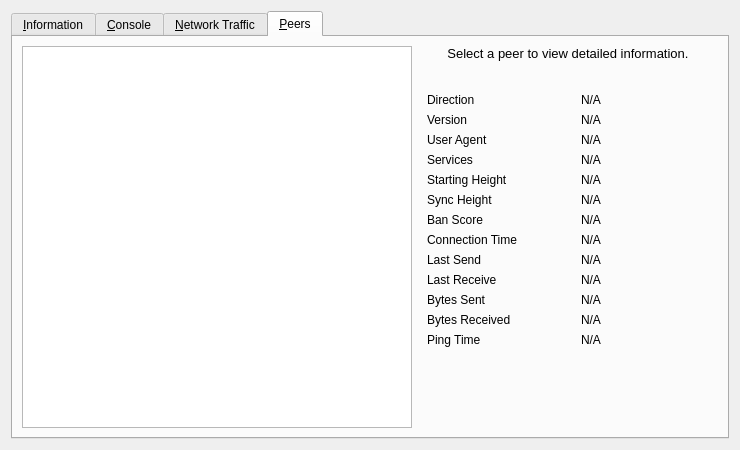
<?xml version="1.0" encoding="UTF-8"?>
<ui version="4.0">
 <class>RPCConsole</class>
 <widget class="QDialog" name="RPCConsole">
  <property name="geometry">
   <rect>
    <x>0</x>
    <y>0</y>
    <width>740</width>
    <height>450</height>
   </rect>
  </property>
  <property name="windowTitle">
   <string>Debug window</string>
  </property>
  <layout class="QVBoxLayout" name="verticalLayout_2">
   <item>
    <widget class="QTabWidget" name="tabWidget">
     <property name="currentIndex">
      <number>3</number>
     </property>
     <widget class="QWidget" name="tab_info">
      <attribute name="title">
       <string>&amp;Information</string>
      </attribute>
      <layout class="QGridLayout" name="gridLayout" columnstretch="0,1">
       <property name="horizontalSpacing">
        <number>12</number>
       </property>
       <item row="0" column="0">
        <widget class="QLabel" name="label_9">
         <property name="font">
          <font>
           <weight>75</weight>
           <bold>true</bold>
          </font>
         </property>
         <property name="text">
          <string>General</string>
         </property>
        </widget>
       </item>
       <item row="1" column="0">
        <widget class="QLabel" name="label_5">
         <property name="text">
          <string>Client name</string>
         </property>
        </widget>
       </item>
       <item row="1" column="1">
        <widget class="QLabel" name="clientName">
         <property name="cursor">
          <cursorShape>IBeamCursor</cursorShape>
         </property>
         <property name="text">
          <string>N/A</string>
         </property>
         <property name="textFormat">
          <enum>Qt::PlainText</enum>
         </property>
         <property name="textInteractionFlags">
          <set>Qt::LinksAccessibleByMouse|Qt::TextSelectableByKeyboard|Qt::TextSelectableByMouse</set>
         </property>
        </widget>
       </item>
       <item row="2" column="0">
        <widget class="QLabel" name="label_6">
         <property name="text">
          <string>Client version</string>
         </property>
        </widget>
       </item>
       <item row="2" column="1">
        <widget class="QLabel" name="clientVersion">
         <property name="cursor">
          <cursorShape>IBeamCursor</cursorShape>
         </property>
         <property name="text">
          <string>N/A</string>
         </property>
         <property name="textFormat">
          <enum>Qt::PlainText</enum>
         </property>
         <property name="textInteractionFlags">
          <set>Qt::LinksAccessibleByMouse|Qt::TextSelectableByKeyboard|Qt::TextSelectableByMouse</set>
         </property>
        </widget>
       </item>
       <item row="3" column="0">
        <widget class="QLabel" name="label_14">
         <property name="text">
          <string>Using OpenSSL version</string>
         </property>
         <property name="indent">
          <number>10</number>
         </property>
        </widget>
       </item>
       <item row="3" column="1">
        <widget class="QLabel" name="openSSLVersion">
         <property name="cursor">
          <cursorShape>IBeamCursor</cursorShape>
         </property>
         <property name="text">
          <string>N/A</string>
         </property>
         <property name="textFormat">
          <enum>Qt::PlainText</enum>
         </property>
         <property name="textInteractionFlags">
          <set>Qt::LinksAccessibleByMouse|Qt::TextSelectableByKeyboard|Qt::TextSelectableByMouse</set>
         </property>
        </widget>
       </item>
       <item row="4" column="0">
        <widget class="QLabel" name="label_berkeleyDBVersion">
         <property name="text">
          <string>Using BerkeleyDB version</string>
         </property>
         <property name="indent">
          <number>10</number>
         </property>
        </widget>
       </item>
       <item row="4" column="1">
        <widget class="QLabel" name="berkeleyDBVersion">
         <property name="cursor">
          <cursorShape>IBeamCursor</cursorShape>
         </property>
         <property name="text">
          <string>N/A</string>
         </property>
         <property name="textFormat">
          <enum>Qt::PlainText</enum>
         </property>
         <property name="textInteractionFlags">
          <set>Qt::LinksAccessibleByMouse|Qt::TextSelectableByKeyboard|Qt::TextSelectableByMouse</set>
         </property>
        </widget>
       </item>
       <item row="5" column="0">
        <widget class="QLabel" name="label_12">
         <property name="text">
          <string>Build date</string>
         </property>
        </widget>
       </item>
       <item row="5" column="1">
        <widget class="QLabel" name="buildDate">
         <property name="cursor">
          <cursorShape>IBeamCursor</cursorShape>
         </property>
         <property name="text">
          <string>N/A</string>
         </property>
         <property name="textFormat">
          <enum>Qt::PlainText</enum>
         </property>
         <property name="textInteractionFlags">
          <set>Qt::LinksAccessibleByMouse|Qt::TextSelectableByKeyboard|Qt::TextSelectableByMouse</set>
         </property>
        </widget>
       </item>
       <item row="6" column="0">
        <widget class="QLabel" name="label_13">
         <property name="text">
          <string>Startup time</string>
         </property>
        </widget>
       </item>
       <item row="6" column="1">
        <widget class="QLabel" name="startupTime">
         <property name="cursor">
          <cursorShape>IBeamCursor</cursorShape>
         </property>
         <property name="text">
          <string>N/A</string>
         </property>
         <property name="textFormat">
          <enum>Qt::PlainText</enum>
         </property>
         <property name="textInteractionFlags">
          <set>Qt::LinksAccessibleByMouse|Qt::TextSelectableByKeyboard|Qt::TextSelectableByMouse</set>
         </property>
        </widget>
       </item>
       <item row="7" column="0">
        <widget class="QLabel" name="label_11">
         <property name="font">
          <font>
           <weight>75</weight>
           <bold>true</bold>
          </font>
         </property>
         <property name="text">
          <string>Network</string>
         </property>
        </widget>
       </item>
       <item row="8" column="0">
        <widget class="QLabel" name="label_8">
         <property name="text">
          <string>Name</string>
         </property>
        </widget>
       </item>
       <item row="8" column="1">
        <widget class="QLabel" name="networkName">
         <property name="cursor">
          <cursorShape>IBeamCursor</cursorShape>
         </property>
         <property name="text">
          <string>N/A</string>
         </property>
         <property name="textFormat">
          <enum>Qt::PlainText</enum>
         </property>
         <property name="textInteractionFlags">
          <set>Qt::LinksAccessibleByMouse|Qt::TextSelectableByKeyboard|Qt::TextSelectableByMouse</set>
         </property>
        </widget>
       </item>
       <item row="9" column="0">
        <widget class="QLabel" name="label_7">
         <property name="text">
          <string>Number of connections</string>
         </property>
        </widget>
       </item>
       <item row="9" column="1">
        <widget class="QLabel" name="numberOfConnections">
         <property name="cursor">
          <cursorShape>IBeamCursor</cursorShape>
         </property>
         <property name="text">
          <string>N/A</string>
         </property>
         <property name="textFormat">
          <enum>Qt::PlainText</enum>
         </property>
         <property name="textInteractionFlags">
          <set>Qt::LinksAccessibleByMouse|Qt::TextSelectableByKeyboard|Qt::TextSelectableByMouse</set>
         </property>
        </widget>
       </item>
       <item row="10" column="0">
        <widget class="QLabel" name="label_10">
         <property name="font">
          <font>
           <weight>75</weight>
           <bold>true</bold>
          </font>
         </property>
         <property name="text">
          <string>Block chain</string>
         </property>
        </widget>
       </item>
       <item row="11" column="0">
        <widget class="QLabel" name="label_3">
         <property name="text">
          <string>Current number of blocks</string>
         </property>
        </widget>
       </item>
       <item row="11" column="1">
        <widget class="QLabel" name="numberOfBlocks">
         <property name="cursor">
          <cursorShape>IBeamCursor</cursorShape>
         </property>
         <property name="text">
          <string>N/A</string>
         </property>
         <property name="textFormat">
          <enum>Qt::PlainText</enum>
         </property>
         <property name="textInteractionFlags">
          <set>Qt::LinksAccessibleByMouse|Qt::TextSelectableByKeyboard|Qt::TextSelectableByMouse</set>
         </property>
        </widget>
       </item>
       <item row="12" column="0">
        <widget class="QLabel" name="label_2">
         <property name="text">
          <string>Last block time</string>
         </property>
        </widget>
       </item>
       <item row="12" column="1">
        <widget class="QLabel" name="lastBlockTime">
         <property name="cursor">
          <cursorShape>IBeamCursor</cursorShape>
         </property>
         <property name="text">
          <string>N/A</string>
         </property>
         <property name="textFormat">
          <enum>Qt::PlainText</enum>
         </property>
         <property name="textInteractionFlags">
          <set>Qt::LinksAccessibleByMouse|Qt::TextSelectableByKeyboard|Qt::TextSelectableByMouse</set>
         </property>
        </widget>
       </item>
       <item row="13" column="0">
        <spacer name="verticalSpacer_2">
         <property name="orientation">
          <enum>Qt::Vertical</enum>
         </property>
         <property name="sizeHint" stdset="0">
          <size>
           <width>20</width>
           <height>20</height>
          </size>
         </property>
        </spacer>
       </item>
       <item row="14" column="0">
        <widget class="QLabel" name="labelDebugLogfile">
         <property name="font">
          <font>
           <weight>75</weight>
           <bold>true</bold>
          </font>
         </property>
         <property name="text">
          <string>Debug log file</string>
         </property>
        </widget>
       </item>
       <item row="15" column="0">
        <widget class="QPushButton" name="openDebugLogfileButton">
         <property name="toolTip">
          <string>Open the Sanddollar debug log file from the current data directory. This can take a few seconds for large log files.</string>
         </property>
         <property name="text">
          <string>&amp;Open</string>
         </property>
         <property name="autoDefault">
          <bool>false</bool>
         </property>
        </widget>
       </item>
       <item row="16" column="0">
        <spacer name="verticalSpacer">
         <property name="orientation">
          <enum>Qt::Vertical</enum>
         </property>
         <property name="sizeHint" stdset="0">
          <size>
           <width>20</width>
           <height>40</height>
          </size>
         </property>
        </spacer>
       </item>
      </layout>
     </widget>
     <widget class="QWidget" name="tab_console">
      <attribute name="title">
       <string>&amp;Console</string>
      </attribute>
      <layout class="QVBoxLayout" name="verticalLayout_3">
       <property name="spacing">
        <number>3</number>
       </property>
       <item>
        <widget class="QTextEdit" name="messagesWidget">
         <property name="minimumSize">
          <size>
           <width>0</width>
           <height>100</height>
          </size>
         </property>
         <property name="readOnly">
          <bool>true</bool>
         </property>
         <property name="tabKeyNavigation" stdset="0">
          <bool>false</bool>
         </property>
         <property name="columnCount" stdset="0">
          <number>2</number>
         </property>
        </widget>
       </item>
       <item>
        <layout class="QHBoxLayout" name="horizontalLayout">
         <property name="spacing">
          <number>3</number>
         </property>
         <item>
          <widget class="QLabel" name="label">
           <property name="text">
            <string notr="true">&gt;</string>
           </property>
          </widget>
         </item>
         <item>
          <widget class="QLineEdit" name="lineEdit"/>
         </item>
         <item>
          <widget class="QPushButton" name="clearButton">
           <property name="maximumSize">
            <size>
             <width>24</width>
             <height>24</height>
            </size>
           </property>
           <property name="toolTip">
            <string>Clear console</string>
           </property>
           <property name="text">
            <string/>
           </property>
           <property name="icon">
            <iconset resource="../bitcoin.qrc">
             <normaloff>:/icons/remove</normaloff>:/icons/remove</iconset>
           </property>
           <property name="shortcut">
            <string notr="true">Ctrl+L</string>
           </property>
           <property name="autoDefault">
            <bool>false</bool>
           </property>
          </widget>
         </item>
        </layout>
       </item>
      </layout>
     </widget>
     <widget class="QWidget" name="tab_nettraffic">
      <attribute name="title">
       <string>&amp;Network Traffic</string>
      </attribute>
      <layout class="QHBoxLayout" name="horizontalLayout_3">
       <item>
        <layout class="QVBoxLayout" name="verticalLayout_4">
         <item>
          <widget class="TrafficGraphWidget" name="trafficGraph" native="true">
           <property name="sizePolicy">
            <sizepolicy hsizetype="Expanding" vsizetype="Expanding">
             <horstretch>0</horstretch>
             <verstretch>0</verstretch>
            </sizepolicy>
           </property>
          </widget>
         </item>
         <item>
          <layout class="QHBoxLayout" name="horizontalLayout_2">
           <item>
            <widget class="QSlider" name="sldGraphRange">
             <property name="minimum">
              <number>1</number>
             </property>
             <property name="maximum">
              <number>288</number>
             </property>
             <property name="pageStep">
              <number>12</number>
             </property>
             <property name="value">
              <number>6</number>
             </property>
             <property name="orientation">
              <enum>Qt::Horizontal</enum>
             </property>
            </widget>
           </item>
           <item>
            <widget class="QLabel" name="lblGraphRange">
             <property name="minimumSize">
              <size>
               <width>100</width>
               <height>0</height>
              </size>
             </property>
             <property name="alignment">
              <set>Qt::AlignCenter</set>
             </property>
            </widget>
           </item>
           <item>
            <widget class="QPushButton" name="btnClearTrafficGraph">
             <property name="text">
              <string>&amp;Clear</string>
             </property>
             <property name="autoDefault">
              <bool>false</bool>
             </property>
            </widget>
           </item>
          </layout>
         </item>
        </layout>
       </item>
       <item>
        <layout class="QVBoxLayout" name="verticalLayout">
         <item>
          <widget class="QGroupBox" name="groupBox">
           <property name="title">
            <string>Totals</string>
           </property>
           <layout class="QVBoxLayout" name="verticalLayout_5">
            <item>
             <layout class="QHBoxLayout" name="horizontalLayout_4">
              <item>
               <widget class="Line" name="line">
                <property name="sizePolicy">
                 <sizepolicy hsizetype="Fixed" vsizetype="Fixed">
                  <horstretch>0</horstretch>
                  <verstretch>0</verstretch>
                 </sizepolicy>
                </property>
                <property name="minimumSize">
                 <size>
                  <width>10</width>
                  <height>0</height>
                 </size>
                </property>
                <property name="palette">
                 <palette>
                  <active>
                   <colorrole role="Light">
                    <brush brushstyle="SolidPattern">
                     <color alpha="255">
                      <red>0</red>
                      <green>255</green>
                      <blue>0</blue>
                     </color>
                    </brush>
                   </colorrole>
                  </active>
                  <inactive>
                   <colorrole role="Light">
                    <brush brushstyle="SolidPattern">
                     <color alpha="255">
                      <red>0</red>
                      <green>255</green>
                      <blue>0</blue>
                     </color>
                    </brush>
                   </colorrole>
                  </inactive>
                  <disabled>
                   <colorrole role="Light">
                    <brush brushstyle="SolidPattern">
                     <color alpha="255">
                      <red>0</red>
                      <green>255</green>
                      <blue>0</blue>
                     </color>
                    </brush>
                   </colorrole>
                  </disabled>
                 </palette>
                </property>
                <property name="orientation">
                 <enum>Qt::Horizontal</enum>
                </property>
               </widget>
              </item>
              <item>
               <widget class="QLabel" name="label_16">
                <property name="text">
                 <string>Received</string>
                </property>
               </widget>
              </item>
              <item>
               <widget class="QLabel" name="lblBytesIn">
                <property name="minimumSize">
                 <size>
                  <width>50</width>
                  <height>0</height>
                 </size>
                </property>
                <property name="alignment">
                 <set>Qt::AlignRight|Qt::AlignTrailing|Qt::AlignVCenter</set>
                </property>
               </widget>
              </item>
             </layout>
            </item>
            <item>
             <layout class="QHBoxLayout" name="horizontalLayout_5">
              <item>
               <widget class="Line" name="line_2">
                <property name="sizePolicy">
                 <sizepolicy hsizetype="Fixed" vsizetype="Fixed">
                  <horstretch>0</horstretch>
                  <verstretch>0</verstretch>
                 </sizepolicy>
                </property>
                <property name="minimumSize">
                 <size>
                  <width>10</width>
                  <height>0</height>
                 </size>
                </property>
                <property name="palette">
                 <palette>
                  <active>
                   <colorrole role="Light">
                    <brush brushstyle="SolidPattern">
                     <color alpha="255">
                      <red>255</red>
                      <green>0</green>
                      <blue>0</blue>
                     </color>
                    </brush>
                   </colorrole>
                  </active>
                  <inactive>
                   <colorrole role="Light">
                    <brush brushstyle="SolidPattern">
                     <color alpha="255">
                      <red>255</red>
                      <green>0</green>
                      <blue>0</blue>
                     </color>
                    </brush>
                   </colorrole>
                  </inactive>
                  <disabled>
                   <colorrole role="Light">
                    <brush brushstyle="SolidPattern">
                     <color alpha="255">
                      <red>255</red>
                      <green>0</green>
                      <blue>0</blue>
                     </color>
                    </brush>
                   </colorrole>
                  </disabled>
                 </palette>
                </property>
                <property name="orientation">
                 <enum>Qt::Horizontal</enum>
                </property>
               </widget>
              </item>
              <item>
               <widget class="QLabel" name="label_17">
                <property name="text">
                 <string>Sent</string>
                </property>
               </widget>
              </item>
              <item>
               <widget class="QLabel" name="lblBytesOut">
                <property name="minimumSize">
                 <size>
                  <width>50</width>
                  <height>0</height>
                 </size>
                </property>
                <property name="alignment">
                 <set>Qt::AlignRight|Qt::AlignTrailing|Qt::AlignVCenter</set>
                </property>
               </widget>
              </item>
             </layout>
            </item>
            <item>
             <spacer name="verticalSpacer_4">
              <property name="orientation">
               <enum>Qt::Vertical</enum>
              </property>
              <property name="sizeHint" stdset="0">
               <size>
                <width>20</width>
                <height>407</height>
               </size>
              </property>
             </spacer>
            </item>
           </layout>
          </widget>
         </item>
        </layout>
       </item>
      </layout>
     </widget>
     <widget class="QWidget" name="tab_peers">
      <attribute name="title">
       <string>&amp;Peers</string>
      </attribute>
      <layout class="QGridLayout" name="gridLayout_2">
       <item row="0" column="0" rowspan="2">
        <widget class="QTableView" name="peerWidget">
         <property name="horizontalScrollBarPolicy">
          <enum>Qt::ScrollBarAsNeeded</enum>
         </property>
         <property name="sortingEnabled">
          <bool>true</bool>
         </property>
         <attribute name="horizontalHeaderHighlightSections">
          <bool>false</bool>
         </attribute>
        </widget>
       </item>
       <item row="0" column="1">
        <widget class="QLabel" name="peerHeading">
         <property name="sizePolicy">
          <sizepolicy hsizetype="Preferred" vsizetype="Minimum">
           <horstretch>0</horstretch>
           <verstretch>0</verstretch>
          </sizepolicy>
         </property>
         <property name="minimumSize">
          <size>
           <width>300</width>
           <height>32</height>
          </size>
         </property>
         <property name="font">
          <font>
           <pointsize>10</pointsize>
          </font>
         </property>
         <property name="cursor">
          <cursorShape>IBeamCursor</cursorShape>
         </property>
         <property name="text">
          <string>Select a peer to view detailed information.</string>
         </property>
         <property name="alignment">
          <set>Qt::AlignHCenter|Qt::AlignTop</set>
         </property>
         <property name="wordWrap">
          <bool>true</bool>
         </property>
         <property name="textInteractionFlags">
          <set>Qt::LinksAccessibleByMouse|Qt::TextSelectableByKeyboard|Qt::TextSelectableByMouse</set>
         </property>
        </widget>
       </item>
       <item row="1" column="1">
        <widget class="QWidget" name="detailWidget" native="true">
         <property name="minimumSize">
          <size>
           <width>300</width>
           <height>0</height>
          </size>
         </property>
         <layout class="QGridLayout" name="gridLayout_3">
          <item row="0" column="0">
           <widget class="QLabel" name="label_23">
            <property name="text">
             <string>Direction</string>
            </property>
           </widget>
          </item>
          <item row="0" column="2">
           <widget class="QLabel" name="peerDirection">
            <property name="cursor">
             <cursorShape>IBeamCursor</cursorShape>
            </property>
            <property name="text">
             <string>N/A</string>
            </property>
            <property name="textFormat">
             <enum>Qt::PlainText</enum>
            </property>
            <property name="textInteractionFlags">
             <set>Qt::LinksAccessibleByMouse|Qt::TextSelectableByKeyboard|Qt::TextSelectableByMouse</set>
            </property>
           </widget>
          </item>
          <item row="1" column="0">
           <widget class="QLabel" name="label_21">
            <property name="text">
             <string>Version</string>
            </property>
           </widget>
          </item>
          <item row="1" column="2">
           <widget class="QLabel" name="peerVersion">
            <property name="cursor">
             <cursorShape>IBeamCursor</cursorShape>
            </property>
            <property name="text">
             <string>N/A</string>
            </property>
            <property name="textFormat">
             <enum>Qt::PlainText</enum>
            </property>
            <property name="textInteractionFlags">
             <set>Qt::LinksAccessibleByMouse|Qt::TextSelectableByKeyboard|Qt::TextSelectableByMouse</set>
            </property>
           </widget>
          </item>
          <item row="2" column="0">
           <widget class="QLabel" name="label_28">
            <property name="text">
             <string>User Agent</string>
            </property>
           </widget>
          </item>
          <item row="2" column="2">
           <widget class="QLabel" name="peerSubversion">
            <property name="cursor">
             <cursorShape>IBeamCursor</cursorShape>
            </property>
            <property name="text">
             <string>N/A</string>
            </property>
            <property name="textFormat">
             <enum>Qt::PlainText</enum>
            </property>
            <property name="textInteractionFlags">
             <set>Qt::LinksAccessibleByMouse|Qt::TextSelectableByKeyboard|Qt::TextSelectableByMouse</set>
            </property>
           </widget>
          </item>
          <item row="3" column="0">
           <widget class="QLabel" name="label_4">
            <property name="text">
             <string>Services</string>
            </property>
           </widget>
          </item>
          <item row="3" column="2">
           <widget class="QLabel" name="peerServices">
            <property name="cursor">
             <cursorShape>IBeamCursor</cursorShape>
            </property>
            <property name="text">
             <string>N/A</string>
            </property>
            <property name="textFormat">
             <enum>Qt::PlainText</enum>
            </property>
            <property name="textInteractionFlags">
             <set>Qt::LinksAccessibleByMouse|Qt::TextSelectableByKeyboard|Qt::TextSelectableByMouse</set>
            </property>
           </widget>
          </item>
          <item row="5" column="0">
           <widget class="QLabel" name="label_29">
            <property name="text">
             <string>Starting Height</string>
            </property>
           </widget>
          </item>
          <item row="5" column="2">
           <widget class="QLabel" name="peerHeight">
            <property name="cursor">
             <cursorShape>IBeamCursor</cursorShape>
            </property>
            <property name="text">
             <string>N/A</string>
            </property>
            <property name="textFormat">
             <enum>Qt::PlainText</enum>
            </property>
            <property name="textInteractionFlags">
             <set>Qt::LinksAccessibleByMouse|Qt::TextSelectableByKeyboard|Qt::TextSelectableByMouse</set>
            </property>
           </widget>
          </item>
          <item row="6" column="0">
           <widget class="QLabel" name="label_27">
            <property name="text">
             <string>Sync Height</string>
            </property>
           </widget>
          </item>
          <item row="6" column="2">
           <widget class="QLabel" name="peerSyncHeight">
            <property name="cursor">
             <cursorShape>IBeamCursor</cursorShape>
            </property>
            <property name="text">
             <string>N/A</string>
            </property>
            <property name="textFormat">
             <enum>Qt::PlainText</enum>
            </property>
            <property name="textInteractionFlags">
             <set>Qt::LinksAccessibleByMouse|Qt::TextSelectableByKeyboard|Qt::TextSelectableByMouse</set>
            </property>
           </widget>
          </item>
          <item row="7" column="0">
           <widget class="QLabel" name="label_24">
            <property name="text">
             <string>Ban Score</string>
            </property>
           </widget>
          </item>
          <item row="7" column="2">
           <widget class="QLabel" name="peerBanScore">
            <property name="cursor">
             <cursorShape>IBeamCursor</cursorShape>
            </property>
            <property name="text">
             <string>N/A</string>
            </property>
            <property name="textFormat">
             <enum>Qt::PlainText</enum>
            </property>
            <property name="textInteractionFlags">
             <set>Qt::LinksAccessibleByMouse|Qt::TextSelectableByKeyboard|Qt::TextSelectableByMouse</set>
            </property>
           </widget>
          </item>
          <item row="8" column="0">
           <widget class="QLabel" name="label_22">
            <property name="text">
             <string>Connection Time</string>
            </property>
           </widget>
          </item>
          <item row="8" column="2">
           <widget class="QLabel" name="peerConnTime">
            <property name="cursor">
             <cursorShape>IBeamCursor</cursorShape>
            </property>
            <property name="text">
             <string>N/A</string>
            </property>
            <property name="textFormat">
             <enum>Qt::PlainText</enum>
            </property>
            <property name="textInteractionFlags">
             <set>Qt::LinksAccessibleByMouse|Qt::TextSelectableByKeyboard|Qt::TextSelectableByMouse</set>
            </property>
           </widget>
          </item>
          <item row="9" column="0">
           <widget class="QLabel" name="label_15">
            <property name="text">
             <string>Last Send</string>
            </property>
           </widget>
          </item>
          <item row="9" column="2">
           <widget class="QLabel" name="peerLastSend">
            <property name="cursor">
             <cursorShape>IBeamCursor</cursorShape>
            </property>
            <property name="text">
             <string>N/A</string>
            </property>
            <property name="textFormat">
             <enum>Qt::PlainText</enum>
            </property>
            <property name="textInteractionFlags">
             <set>Qt::LinksAccessibleByMouse|Qt::TextSelectableByKeyboard|Qt::TextSelectableByMouse</set>
            </property>
           </widget>
          </item>
          <item row="10" column="0">
           <widget class="QLabel" name="label_19">
            <property name="text">
             <string>Last Receive</string>
            </property>
           </widget>
          </item>
          <item row="10" column="2">
           <widget class="QLabel" name="peerLastRecv">
            <property name="cursor">
             <cursorShape>IBeamCursor</cursorShape>
            </property>
            <property name="text">
             <string>N/A</string>
            </property>
            <property name="textFormat">
             <enum>Qt::PlainText</enum>
            </property>
            <property name="textInteractionFlags">
             <set>Qt::LinksAccessibleByMouse|Qt::TextSelectableByKeyboard|Qt::TextSelectableByMouse</set>
            </property>
           </widget>
          </item>
          <item row="11" column="0">
           <widget class="QLabel" name="label_18">
            <property name="text">
             <string>Bytes Sent</string>
            </property>
           </widget>
          </item>
          <item row="11" column="2">
           <widget class="QLabel" name="peerBytesSent">
            <property name="cursor">
             <cursorShape>IBeamCursor</cursorShape>
            </property>
            <property name="text">
             <string>N/A</string>
            </property>
            <property name="textFormat">
             <enum>Qt::PlainText</enum>
            </property>
            <property name="textInteractionFlags">
             <set>Qt::LinksAccessibleByMouse|Qt::TextSelectableByKeyboard|Qt::TextSelectableByMouse</set>
            </property>
           </widget>
          </item>
          <item row="12" column="0">
           <widget class="QLabel" name="label_20">
            <property name="text">
             <string>Bytes Received</string>
            </property>
           </widget>
          </item>
          <item row="12" column="2">
           <widget class="QLabel" name="peerBytesRecv">
            <property name="cursor">
             <cursorShape>IBeamCursor</cursorShape>
            </property>
            <property name="text">
             <string>N/A</string>
            </property>
            <property name="textFormat">
             <enum>Qt::PlainText</enum>
            </property>
            <property name="textInteractionFlags">
             <set>Qt::LinksAccessibleByMouse|Qt::TextSelectableByKeyboard|Qt::TextSelectableByMouse</set>
            </property>
           </widget>
          </item>
          <item row="13" column="0">
           <widget class="QLabel" name="label_26">
            <property name="text">
             <string>Ping Time</string>
            </property>
           </widget>
          </item>
          <item row="13" column="2">
           <widget class="QLabel" name="peerPingTime">
            <property name="cursor">
             <cursorShape>IBeamCursor</cursorShape>
            </property>
            <property name="text">
             <string>N/A</string>
            </property>
            <property name="textFormat">
             <enum>Qt::PlainText</enum>
            </property>
            <property name="textInteractionFlags">
             <set>Qt::LinksAccessibleByMouse|Qt::TextSelectableByKeyboard|Qt::TextSelectableByMouse</set>
            </property>
           </widget>
          </item>
          <item row="14" column="1">
           <spacer name="verticalSpacer_3">
            <property name="orientation">
             <enum>Qt::Vertical</enum>
            </property>
            <property name="sizeHint" stdset="0">
             <size>
              <width>20</width>
              <height>40</height>
             </size>
            </property>
           </spacer>
          </item>
         </layout>
        </widget>
       </item>
      </layout>
     </widget>
    </widget>
   </item>
  </layout>
 </widget>
 <customwidgets>
  <customwidget>
   <class>TrafficGraphWidget</class>
   <extends>QWidget</extends>
   <header>trafficgraphwidget.h</header>
   <container>1</container>
   <slots>
    <slot>clear()</slot>
   </slots>
  </customwidget>
 </customwidgets>
 <resources>
  <include location="../bitcoin.qrc"/>
 </resources>
 <connections/>
</ui>
